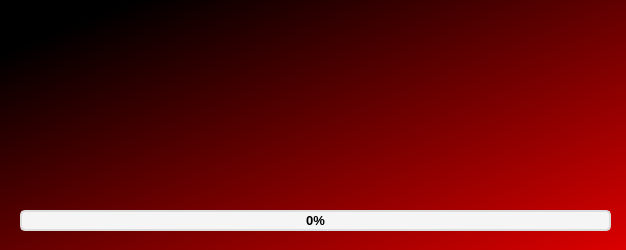
<?xml version="1.0" encoding="UTF-8"?>
<ui version="4.0">
 <class>Form</class>
 <widget class="QWidget" name="Form">
  <property name="geometry">
   <rect>
    <x>0</x>
    <y>0</y>
    <width>626</width>
    <height>250</height>
   </rect>
  </property>
  <property name="windowTitle">
   <string>Form</string>
  </property>
  <property name="styleSheet">
   <string notr="true">#centralwidget{
background-color:  rgb(29, 35, 44);
}

#saveButton, #cancelButton{
background-color: rgb(80, 132, 236);
border: 1px solid grey;
border-radius: 10px;
padding: 3px
}

#listWidget{
border: 1px solid black;
background-color: rgb(44, 52, 60);
color: lightgrey
}

#addSubjectButton, #removeSubjectButton{
background-color: rgb(80, 132, 236);
color: black
}</string>
  </property>
  <layout class="QVBoxLayout" name="verticalLayout">
   <property name="leftMargin">
    <number>0</number>
   </property>
   <property name="topMargin">
    <number>0</number>
   </property>
   <property name="rightMargin">
    <number>0</number>
   </property>
   <property name="bottomMargin">
    <number>0</number>
   </property>
   <item>
    <widget class="QWidget" name="centralwidget" native="true">
     <property name="styleSheet">
      <string notr="true">#centralwidget{
	background-color: qlineargradient(spread:pad, x1:0.099, y1:0.113636, x2:1, y2:1, stop:0 rgba(0, 0, 0, 255), stop:1 rgba(220, 0, 0, 255));
}

QProgressBar {
    border: 2px solid #ddd; /* Border color */
    border-radius: 5px; /* Rounded corners */
    background: #f5f5f5; /* Background color */
}

QProgressBar::chunk {
    background: qlineargradient(x1: 0, y1: 0, x2: 1, y2: 0,
        stop: 0 #4CAF50, /* Start color (green in this example) */
        stop: 1 #45a049); /* End color (darker green in this example) */
    border-radius: 5px; /* Rounded corners for the progress */
}</string>
     </property>
     <widget class="QProgressBar" name="progressBar">
      <property name="geometry">
       <rect>
        <x>20</x>
        <y>210</y>
        <width>591</width>
        <height>21</height>
       </rect>
      </property>
      <property name="maximumSize">
       <size>
        <width>16777215</width>
        <height>16777215</height>
       </size>
      </property>
      <property name="font">
       <font>
        <pointsize>10</pointsize>
        <weight>75</weight>
        <bold>true</bold>
       </font>
      </property>
      <property name="value">
       <number>0</number>
      </property>
      <property name="alignment">
       <set>Qt::AlignCenter</set>
      </property>
      <property name="textVisible">
       <bool>true</bool>
      </property>
      <property name="orientation">
       <enum>Qt::Horizontal</enum>
      </property>
      <property name="invertedAppearance">
       <bool>false</bool>
      </property>
      <property name="textDirection">
       <enum>QProgressBar::TopToBottom</enum>
      </property>
     </widget>
     <widget class="QLabel" name="quoteLabel">
      <property name="geometry">
       <rect>
        <x>90</x>
        <y>60</y>
        <width>451</width>
        <height>91</height>
       </rect>
      </property>
      <property name="font">
       <font>
        <pointsize>12</pointsize>
        <weight>75</weight>
        <bold>true</bold>
       </font>
      </property>
      <property name="styleSheet">
       <string notr="true">color: white</string>
      </property>
      <property name="text">
       <string/>
      </property>
      <property name="scaledContents">
       <bool>false</bool>
      </property>
      <property name="alignment">
       <set>Qt::AlignCenter</set>
      </property>
      <property name="wordWrap">
       <bool>true</bool>
      </property>
     </widget>
     <widget class="QWidget" name="widget" native="true">
      <property name="geometry">
       <rect>
        <x>11</x>
        <y>234</y>
        <width>604</width>
        <height>16</height>
       </rect>
      </property>
     </widget>
     <widget class="QLabel" name="atomLogo">
      <property name="geometry">
       <rect>
        <x>10</x>
        <y>10</y>
        <width>41</width>
        <height>41</height>
       </rect>
      </property>
      <property name="text">
       <string/>
      </property>
      <property name="pixmap">
       <pixmap resource="../atom_logo_splash.qrc">:/logo/neon_atom.ico</pixmap>
      </property>
      <property name="scaledContents">
       <bool>true</bool>
      </property>
     </widget>
    </widget>
   </item>
  </layout>
 </widget>
 <resources>
  <include location="../atom_logo_splash.qrc"/>
 </resources>
 <connections/>
</ui>
